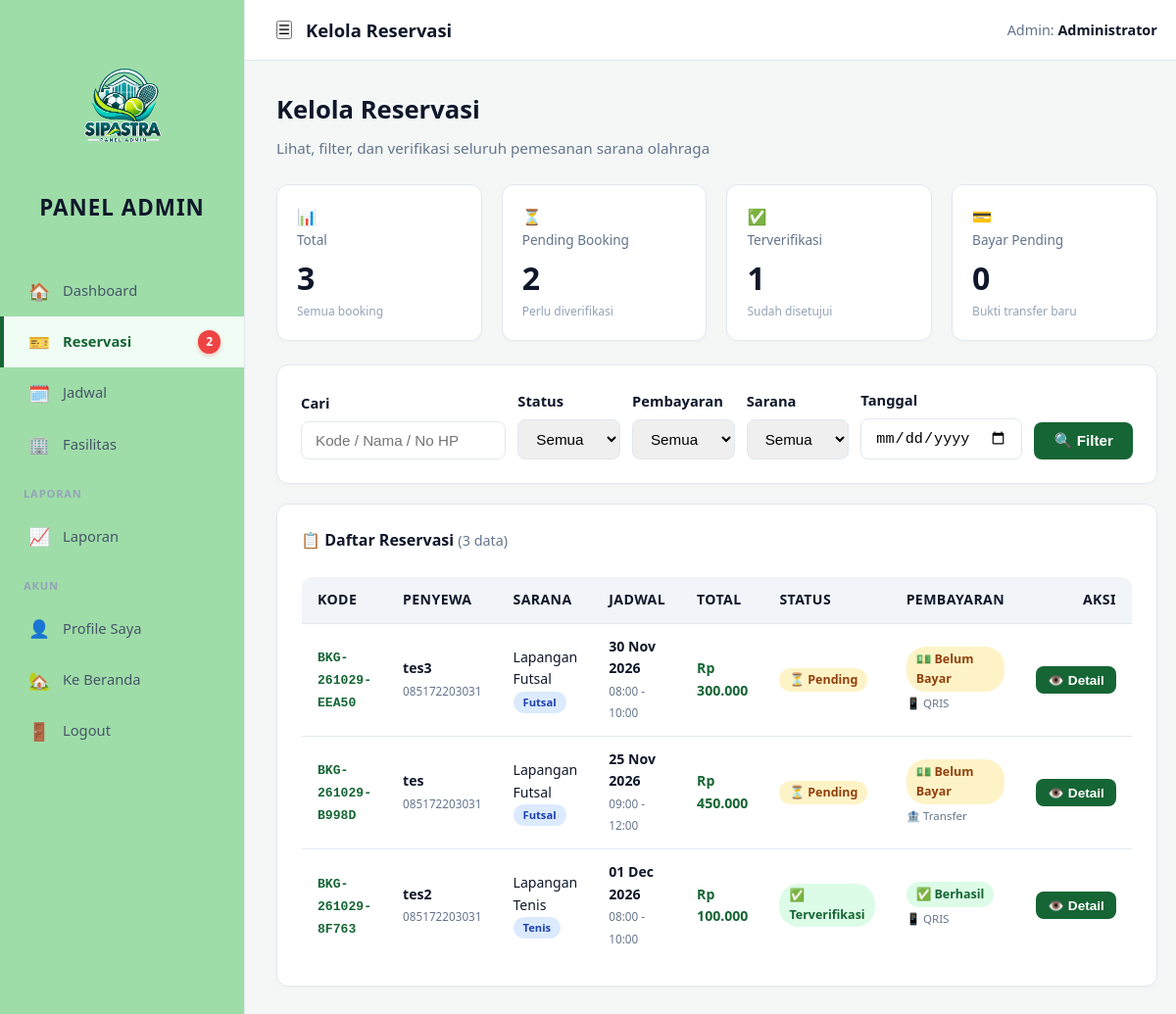
Before: /pages/admin/kelola_booking.php (signed in) with the older database file.
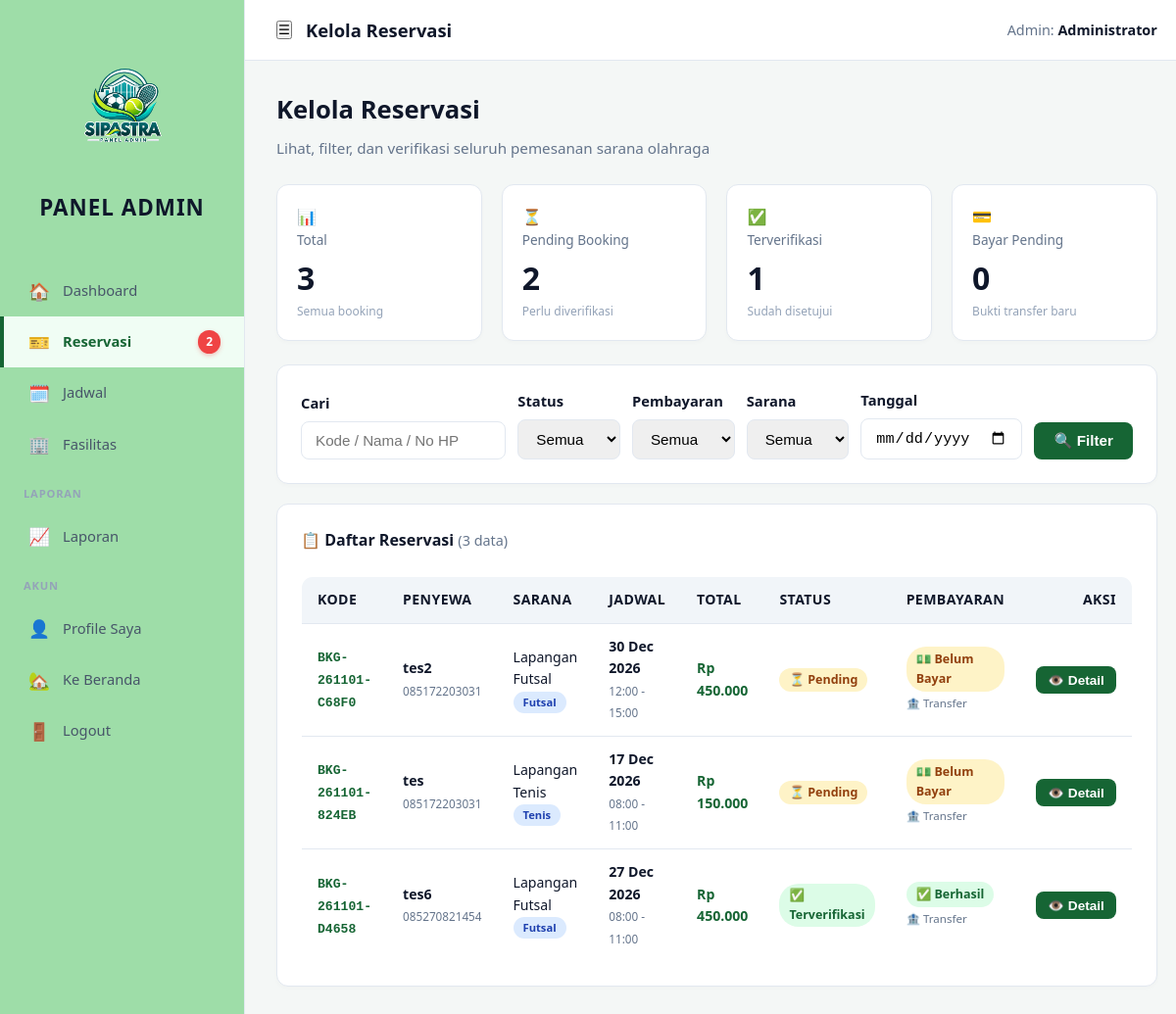
After: the same page with the newer database file.
### tables this page shows
CREATE TABLE `booking` (
  `id` int(11) NOT NULL,
  `kode_booking` varchar(20) NOT NULL,
  `sarana_id` int(11) NOT NULL,
  `nama_penyewa` varchar(100) NOT NULL,
  `no_hp` varchar(20) NOT NULL,
  `email` varchar(100) DEFAULT NULL,
  `instansi` varchar(150) DEFAULT NULL,
  `tanggal` date NOT NULL,
  `jam_mulai` time NOT NULL,
  `jam_selesai` time NOT NULL,
  `durasi_jam` int(11) NOT NULL,
  `harga_per_jam` decimal(12,2) NOT NULL,
  `subtotal` decimal(12,2) NOT NULL,
  `diskon_id` int(11) DEFAULT NULL,
  `diskon_persen` decimal(5,2) DEFAULT 0.00,
  `total_bayar` decimal(12,2) NOT NULL,
  `metode_pembayaran` enum('qris','transfer') DEFAULT NULL,
  `status_pembayaran` enum('belum_bayar','menunggu_verifikasi','berhasil','gagal') DEFAULT 'belum_bayar',
  `bukti_transfer` varchar(255) DEFAULT NULL,
  `catatan_pembayaran` text DEFAULT NULL,
  `verified_payment_by` int(11) DEFAULT NULL,
  `verified_payment_at` datetime DEFAULT NULL,
  `status` enum('pending','terverifikasi','ditolak','selesai','batal') DEFAULT 'pending',
  `kode_gambar` varchar(255) DEFAULT NULL,
  `catatan_petugas` text DEFAULT NULL,
  `verified_by` int(11) DEFAULT NULL,
  `verified_at` datetime DEFAULT NULL,
  `created_at` timestamp NOT NULL DEFAULT current_timestamp()
);

CREATE TABLE `sarana` (
  `id` int(11) NOT NULL,
  `nama` varchar(100) NOT NULL,
  `slug` varchar(150) DEFAULT NULL,
  `jenis` varchar(50) DEFAULT NULL,
  `deskripsi` text DEFAULT NULL,
  `kelengkapan` text DEFAULT NULL,
  `harga_per_jam` decimal(12,2) NOT NULL,
  `gambar` varchar(255) DEFAULT NULL,
  `galeri` text DEFAULT NULL,
  `status` enum('tersedia','maintenance') DEFAULT 'tersedia',
  `created_at` timestamp NOT NULL DEFAULT current_timestamp()
);

### includes/functions.php (called while the page is built, shortened)
<?php
function e($str) { return htmlspecialchars($str ?? '', ENT_QUOTES, 'UTF-8'); }
function labelPembayaran($status) {
    $map = [
        'belum_bayar'         => ['#fef3c7', '#92400e', '💵 Belum Bayar'],
        'menunggu_verifikasi' => ['#dbeafe', '#1e40af', '⏳ Menunggu Verifikasi'],
        'berhasil'            => ['#dcfce7', '#166534', '✅ Berhasil'],
        'gagal'               => ['#fee2e2', '#991b1b', '❌ Gagal'],
    ];
    return $map[$status] ?? ['#f1f5f9', '#64748b', $status];
}

### pages/admin/kelola_booking.php (the view, shortened to what the changed rows need)
<?php
require_once __DIR__ . '/../../includes/auth.php';
$page         = max(1, (int)($_GET['page'] ?? 1));
$perPage      = 15;
$offset       = ($page - 1) * $perPage;
$where  = [];
$whereSQL = $where ? 'WHERE ' . implode(' AND ', $where) : '';
$stmt = $conn->prepare("SELECT COUNT(*) c FROM booking b $whereSQL");
$stmt->execute();
$totalData = (int)$stmt->get_result()->fetch_assoc()['c'];
$stmt = $conn->prepare("SELECT b.*, s.nama AS sarana_nama, s.jenis AS sarana_jenis
        FROM booking b JOIN sarana s ON s.id = b.sarana_id
        $whereSQL ORDER BY b.created_at DESC LIMIT $perPage OFFSET $offset");
$stmt->execute();
$list = $stmt->get_result();
?>
<div class="welcome">
  <h1>Kelola Reservasi</h1>
</div>
<div class="chart-card">
  <?php if ($totalData === 0): ?>
    <div class="donut-empty">Tidak ada data booking yang cocok</div>
  <?php else: ?>
    <div style="overflow-x:auto;">
      <table class="table" style="box-shadow:none;border:1px solid #e2e8f0;font-size:.88rem;">
        <thead>
          <tr>
            <th>Kode</th>
            <th>Penyewa</th>
            <th>Sarana</th>
            <th>Jadwal</th>
            <th>Total</th>
            <th>Status</th>
            <th>Pembayaran</th>
            <th style="text-align:right;">Aksi</th>
          </tr>
        </thead>
        <tbody>
          <?php while ($b = $list->fetch_assoc()): ?>
            <?php
              $statusMap = [
                'pending'       => ['warning', '⏳ Pending'],
                'terverifikasi' => ['success', '✅ Terverifikasi'],
                'ditolak'       => ['danger',  '❌ Ditolak'],
                'selesai'       => ['info',    '🎉 Selesai'],
                'batal'         => ['danger',  '🚫 Batal'],
              ];
              [$badgeClass, $badgeLabel] = $statusMap[$b['status']] ?? ['warning', $b['status']];
              [$pbg, $pcol, $plbl] = labelPembayaran($b['status_pembayaran'] ?? 'belum_bayar');
            ?>
            <tr>
              <td><code style="font-size:.82rem;color:#166534;font-weight:700;"><?= e($b['kode_booking']) ?></code></td>
              <td>
                <strong><?= e($b['nama_penyewa']) ?></strong><br>
                <small style="color:#64748b;"><?= e($b['no_hp']) ?></small>
              </td>
              <td>
                <?= e($b['sarana_nama']) ?><br>
                <span class="badge badge-info" style="font-size:.7rem;"><?= e($b['sarana_jenis']) ?></span>
              </td>
              <td>
                <strong><?= date('d M Y', strtotime($b['tanggal'])) ?></strong><br>
                <small style="color:#64748b;"><?= substr($b['jam_mulai'],0,5) ?> - <?= substr($b['jam_selesai'],0,5) ?></small>
              </td>
              <td><strong style="color:#166534;">Rp <?= number_format($b['total_bayar'],0,',','.') ?></strong></td>
              <td><span class="badge badge-<?= $badgeClass ?>"><?= $badgeLabel ?></span></td>
              <td>
                <span style="display:inline-block;padding:3px 10px;border-radius:20px;font-size:.78rem;font-weight:600;background:<?= $pbg ?>;color:<?= $pcol ?>;">
                  <?= $plbl ?>
                </span>
                <?php if (!empty($b['metode_pembayaran'])): ?>
                  <br><small style="color:#64748b;font-size:.72rem;">
                    <?= $b['metode_pembayaran'] === 'transfer' ? '🏦 Transfer' : ($b['metode_pembayaran'] === 'qris' ? '📱 QRIS' : '—') ?>
                  </small>
                <?php endif; ?>
              </td>
              <td style="text-align:right;white-space:nowrap;">
                <button type="button" class="btn btn-sm btn-primary" onclick="bukaDetail(<?= $b['id'] ?>)">👁️ Detail</button>
              </td>
            </tr>
          <?php endwhile; ?>
        </tbody>
      </table>
    </div>
  <?php endif; ?>
</div>
<?php
require_once __DIR__ . '/../../includes/dashboard_layout.php';
?>

Changed rows visible on the page:
removed booking: kode_booking "BKG-261029-EEA50", nama_penyewa "tes3", no_hp "085172203031", sarana.nama "Lapangan Futsal", sarana.jenis "Futsal", tanggal "30 Nov 2026", jam_mulai "08:00", jam_selesai "10:00", total_bayar "300.000", badgeLabel "⏳ Pending", plbl "💵 Belum Bayar", metode_pembayaran "📱 QRIS"
removed booking: kode_booking "BKG-261029-B998D", nama_penyewa "tes", no_hp "085172203031", sarana.nama "Lapangan Futsal", sarana.jenis "Futsal", tanggal "25 Nov 2026", jam_mulai "09:00", jam_selesai "12:00", total_bayar "450.000", badgeLabel "⏳ Pending", plbl "💵 Belum Bayar", metode_pembayaran "🏦 Transfer"
removed booking: kode_booking "BKG-261029-8F763", nama_penyewa "tes2", no_hp "085172203031", sarana.nama "Lapangan Tenis", sarana.jenis "Tenis", tanggal "01 Dec 2026", jam_mulai "08:00", jam_selesai "10:00", total_bayar "100.000", badgeLabel "✅ Terverifikasi", plbl "✅ Berhasil", metode_pembayaran "📱 QRIS"
added booking: kode_booking "BKG-261101-C68F0", nama_penyewa "tes2", no_hp "085172203031", sarana.nama "Lapangan Futsal", sarana.jenis "Futsal", tanggal "30 Dec 2026", jam_mulai "12:00", jam_selesai "15:00", total_bayar "450.000", badgeLabel "⏳ Pending", plbl "💵 Belum Bayar", metode_pembayaran "🏦 Transfer"
added booking: kode_booking "BKG-261101-824EB", nama_penyewa "tes", no_hp "085172203031", sarana.nama "Lapangan Tenis", sarana.jenis "Tenis", tanggal "17 Dec 2026", jam_mulai "08:00", jam_selesai "11:00", total_bayar "150.000", badgeLabel "⏳ Pending", plbl "💵 Belum Bayar", metode_pembayaran "🏦 Transfer"
added booking: kode_booking "BKG-261101-D4658", nama_penyewa "tes6", no_hp "085270821454", sarana.nama "Lapangan Futsal", sarana.jenis "Futsal", tanggal "27 Dec 2026", jam_mulai "08:00", jam_selesai "11:00", total_bayar "450.000", badgeLabel "✅ Terverifikasi", plbl "✅ Berhasil", metode_pembayaran "🏦 Transfer"
